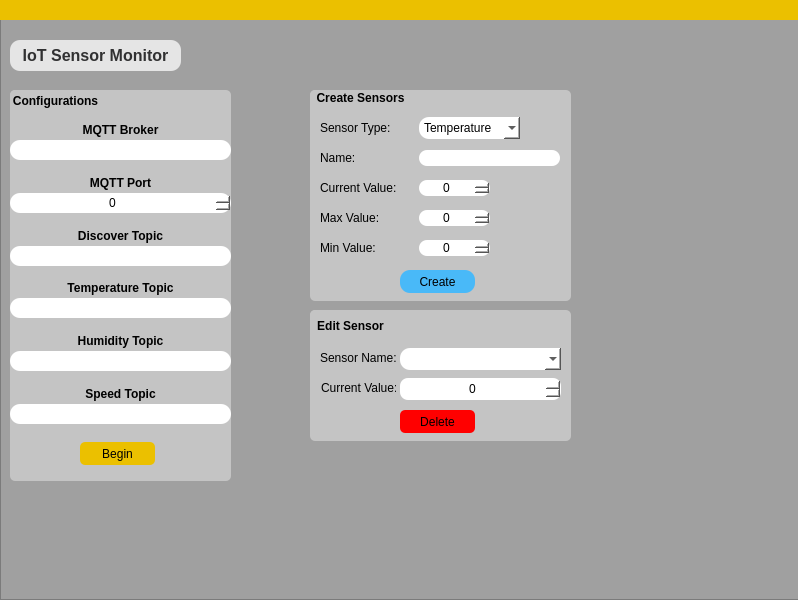
<?xml version="1.0" encoding="UTF-8"?>
<ui version="4.0">
 <class>MainWindow</class>
 <widget class="QMainWindow" name="MainWindow">
  <property name="geometry">
   <rect>
    <x>0</x>
    <y>0</y>
    <width>798</width>
    <height>600</height>
   </rect>
  </property>
  <property name="windowTitle">
   <string>MainWindow</string>
  </property>
  <widget class="QWidget" name="centralwidget">
   <widget class="QFrame" name="frame">
    <property name="geometry">
     <rect>
      <x>0</x>
      <y>0</y>
      <width>800</width>
      <height>600</height>
     </rect>
    </property>
    <property name="styleSheet">
     <string notr="true">background-color: rgb(160, 160, 160);</string>
    </property>
    <property name="frameShape">
     <enum>QFrame::StyledPanel</enum>
    </property>
    <property name="frameShadow">
     <enum>QFrame::Raised</enum>
    </property>
    <widget class="QLabel" name="label">
     <property name="geometry">
      <rect>
       <x>10</x>
       <y>40</y>
       <width>171</width>
       <height>31</height>
      </rect>
     </property>
     <property name="font">
      <font>
       <pointsize>12</pointsize>
       <weight>75</weight>
       <bold>true</bold>
      </font>
     </property>
     <property name="styleSheet">
      <string notr="true">background-color:#E5E5E5;
color: #313132;
border-radius: 10px;
padding-left:5px;
padding-right:5px;</string>
     </property>
     <property name="text">
      <string>IoT Sensor Monitor</string>
     </property>
     <property name="alignment">
      <set>Qt::AlignCenter</set>
     </property>
    </widget>
    <widget class="QFrame" name="frame_2">
     <property name="geometry">
      <rect>
       <x>10</x>
       <y>90</y>
       <width>221</width>
       <height>391</height>
      </rect>
     </property>
     <property name="styleSheet">
      <string notr="true">background-color: rgb(196, 196, 196);
border-radius: 5px;

</string>
     </property>
     <property name="frameShape">
      <enum>QFrame::StyledPanel</enum>
     </property>
     <property name="frameShadow">
      <enum>QFrame::Raised</enum>
     </property>
     <widget class="QWidget" name="verticalLayoutWidget">
      <property name="geometry">
       <rect>
        <x>0</x>
        <y>30</y>
        <width>221</width>
        <height>311</height>
       </rect>
      </property>
      <layout class="QVBoxLayout" name="verticalLayout">
       <item>
        <widget class="QFrame" name="frame_3">
         <property name="frameShape">
          <enum>QFrame::StyledPanel</enum>
         </property>
         <property name="frameShadow">
          <enum>QFrame::Raised</enum>
         </property>
         <widget class="QLineEdit" name="lineEdit_2">
          <property name="geometry">
           <rect>
            <x>0</x>
            <y>20</y>
            <width>221</width>
            <height>20</height>
           </rect>
          </property>
          <property name="styleSheet">
           <string notr="true">background-color: rgb(255, 255, 255);
border-radius: 10px;
</string>
          </property>
         </widget>
         <widget class="QLabel" name="label_3">
          <property name="geometry">
           <rect>
            <x>0</x>
            <y>0</y>
            <width>221</width>
            <height>20</height>
           </rect>
          </property>
          <property name="font">
           <font>
            <weight>75</weight>
            <bold>true</bold>
           </font>
          </property>
          <property name="text">
           <string>MQTT Broker</string>
          </property>
          <property name="alignment">
           <set>Qt::AlignCenter</set>
          </property>
         </widget>
        </widget>
       </item>
       <item>
        <widget class="QFrame" name="frame_4">
         <property name="frameShape">
          <enum>QFrame::StyledPanel</enum>
         </property>
         <property name="frameShadow">
          <enum>QFrame::Raised</enum>
         </property>
         <widget class="QLabel" name="label_8">
          <property name="geometry">
           <rect>
            <x>0</x>
            <y>0</y>
            <width>221</width>
            <height>20</height>
           </rect>
          </property>
          <property name="font">
           <font>
            <weight>75</weight>
            <bold>true</bold>
           </font>
          </property>
          <property name="text">
           <string>MQTT Port</string>
          </property>
          <property name="alignment">
           <set>Qt::AlignCenter</set>
          </property>
         </widget>
         <widget class="QSpinBox" name="spinBox">
          <property name="geometry">
           <rect>
            <x>0</x>
            <y>20</y>
            <width>221</width>
            <height>20</height>
           </rect>
          </property>
          <property name="styleSheet">
           <string notr="true">background-color: rgb(255, 255, 255);
border-radius: 10px;
</string>
          </property>
          <property name="alignment">
           <set>Qt::AlignCenter</set>
          </property>
         </widget>
        </widget>
       </item>
       <item>
        <widget class="QFrame" name="frame_5">
         <property name="frameShape">
          <enum>QFrame::StyledPanel</enum>
         </property>
         <property name="frameShadow">
          <enum>QFrame::Raised</enum>
         </property>
         <widget class="QLabel" name="label_4">
          <property name="geometry">
           <rect>
            <x>0</x>
            <y>0</y>
            <width>221</width>
            <height>20</height>
           </rect>
          </property>
          <property name="font">
           <font>
            <weight>75</weight>
            <bold>true</bold>
           </font>
          </property>
          <property name="text">
           <string>Discover Topic</string>
          </property>
          <property name="alignment">
           <set>Qt::AlignCenter</set>
          </property>
         </widget>
         <widget class="QLineEdit" name="lineEdit_3">
          <property name="geometry">
           <rect>
            <x>0</x>
            <y>20</y>
            <width>221</width>
            <height>20</height>
           </rect>
          </property>
          <property name="styleSheet">
           <string notr="true">background-color: rgb(255, 255, 255);
border-radius: 10px;
</string>
          </property>
         </widget>
        </widget>
       </item>
       <item>
        <widget class="QFrame" name="frame_7">
         <property name="frameShape">
          <enum>QFrame::StyledPanel</enum>
         </property>
         <property name="frameShadow">
          <enum>QFrame::Raised</enum>
         </property>
         <widget class="QLabel" name="label_6">
          <property name="geometry">
           <rect>
            <x>0</x>
            <y>0</y>
            <width>221</width>
            <height>20</height>
           </rect>
          </property>
          <property name="font">
           <font>
            <weight>75</weight>
            <bold>true</bold>
           </font>
          </property>
          <property name="text">
           <string>Temperature Topic</string>
          </property>
          <property name="alignment">
           <set>Qt::AlignCenter</set>
          </property>
         </widget>
         <widget class="QLineEdit" name="lineEdit_5">
          <property name="geometry">
           <rect>
            <x>0</x>
            <y>20</y>
            <width>221</width>
            <height>20</height>
           </rect>
          </property>
          <property name="styleSheet">
           <string notr="true">background-color: rgb(255, 255, 255);
border-radius: 10px;
</string>
          </property>
         </widget>
        </widget>
       </item>
       <item>
        <widget class="QFrame" name="frame_8">
         <property name="frameShape">
          <enum>QFrame::StyledPanel</enum>
         </property>
         <property name="frameShadow">
          <enum>QFrame::Raised</enum>
         </property>
         <widget class="QLabel" name="label_7">
          <property name="geometry">
           <rect>
            <x>0</x>
            <y>0</y>
            <width>221</width>
            <height>20</height>
           </rect>
          </property>
          <property name="font">
           <font>
            <weight>75</weight>
            <bold>true</bold>
           </font>
          </property>
          <property name="text">
           <string>Humidity Topic</string>
          </property>
          <property name="alignment">
           <set>Qt::AlignCenter</set>
          </property>
         </widget>
         <widget class="QLineEdit" name="lineEdit_6">
          <property name="geometry">
           <rect>
            <x>0</x>
            <y>20</y>
            <width>221</width>
            <height>20</height>
           </rect>
          </property>
          <property name="styleSheet">
           <string notr="true">background-color: rgb(255, 255, 255);
border-radius: 10px;
</string>
          </property>
         </widget>
        </widget>
       </item>
       <item>
        <widget class="QFrame" name="frame_6">
         <property name="frameShape">
          <enum>QFrame::StyledPanel</enum>
         </property>
         <property name="frameShadow">
          <enum>QFrame::Raised</enum>
         </property>
         <widget class="QLabel" name="label_5">
          <property name="geometry">
           <rect>
            <x>0</x>
            <y>0</y>
            <width>221</width>
            <height>20</height>
           </rect>
          </property>
          <property name="font">
           <font>
            <weight>75</weight>
            <bold>true</bold>
           </font>
          </property>
          <property name="text">
           <string>Speed Topic</string>
          </property>
          <property name="alignment">
           <set>Qt::AlignCenter</set>
          </property>
         </widget>
         <widget class="QLineEdit" name="lineEdit_4">
          <property name="geometry">
           <rect>
            <x>0</x>
            <y>20</y>
            <width>221</width>
            <height>20</height>
           </rect>
          </property>
          <property name="styleSheet">
           <string notr="true">background-color: rgb(255, 255, 255);
border-radius: 10px;
</string>
          </property>
         </widget>
        </widget>
       </item>
      </layout>
     </widget>
     <widget class="QLabel" name="label_2">
      <property name="geometry">
       <rect>
        <x>0</x>
        <y>0</y>
        <width>91</width>
        <height>21</height>
       </rect>
      </property>
      <property name="font">
       <font>
        <weight>75</weight>
        <bold>true</bold>
       </font>
      </property>
      <property name="text">
       <string>Configurations</string>
      </property>
      <property name="alignment">
       <set>Qt::AlignCenter</set>
      </property>
     </widget>
     <widget class="QPushButton" name="pushButton_3">
      <property name="geometry">
       <rect>
        <x>70</x>
        <y>352</y>
        <width>75</width>
        <height>23</height>
       </rect>
      </property>
      <property name="styleSheet">
       <string notr="true">QPushButton{
border-radius:5px;
background-color: #ebc000;
}

QPushButton:hover{
border-radius:5px;
background-color: #605e5e;
border: 1px solid black;
color: white;
}

QPushButton:pressed{
border-radius:5px;
background-color: #ebc000;
border: 1px solid black;
color: black;
}</string>
      </property>
      <property name="text">
       <string>Begin</string>
      </property>
     </widget>
    </widget>
    <widget class="QFrame" name="frame_9">
     <property name="geometry">
      <rect>
       <x>310</x>
       <y>90</y>
       <width>261</width>
       <height>211</height>
      </rect>
     </property>
     <property name="styleSheet">
      <string notr="true">background-color: rgb(196, 196, 196);
border-radius: 5px;

</string>
     </property>
     <property name="frameShape">
      <enum>QFrame::StyledPanel</enum>
     </property>
     <property name="frameShadow">
      <enum>QFrame::Raised</enum>
     </property>
     <widget class="QLabel" name="label_9">
      <property name="geometry">
       <rect>
        <x>0</x>
        <y>0</y>
        <width>101</width>
        <height>16</height>
       </rect>
      </property>
      <property name="font">
       <font>
        <weight>75</weight>
        <bold>true</bold>
       </font>
      </property>
      <property name="text">
       <string>Create Sensors</string>
      </property>
      <property name="alignment">
       <set>Qt::AlignCenter</set>
      </property>
     </widget>
     <widget class="QComboBox" name="comboBox">
      <property name="geometry">
       <rect>
        <x>109</x>
        <y>27</y>
        <width>101</width>
        <height>22</height>
       </rect>
      </property>
      <property name="styleSheet">
       <string notr="true">background-color: rgb(255, 255, 255);
border-radius: 10px;
</string>
      </property>
      <item>
       <property name="text">
        <string>Temperature</string>
       </property>
      </item>
      <item>
       <property name="text">
        <string>Humidity</string>
       </property>
      </item>
      <item>
       <property name="text">
        <string>Speed</string>
       </property>
      </item>
     </widget>
     <widget class="QLabel" name="label_10">
      <property name="geometry">
       <rect>
        <x>10</x>
        <y>30</y>
        <width>91</width>
        <height>16</height>
       </rect>
      </property>
      <property name="text">
       <string>Sensor Type:</string>
      </property>
     </widget>
     <widget class="QLabel" name="label_11">
      <property name="geometry">
       <rect>
        <x>10</x>
        <y>60</y>
        <width>47</width>
        <height>16</height>
       </rect>
      </property>
      <property name="text">
       <string>Name:</string>
      </property>
     </widget>
     <widget class="QLineEdit" name="lineEdit">
      <property name="geometry">
       <rect>
        <x>109</x>
        <y>60</y>
        <width>141</width>
        <height>16</height>
       </rect>
      </property>
      <property name="styleSheet">
       <string notr="true">background-color: rgb(255, 255, 255);
border-radius: 8px;
</string>
      </property>
     </widget>
     <widget class="QLabel" name="label_12">
      <property name="geometry">
       <rect>
        <x>10</x>
        <y>90</y>
        <width>81</width>
        <height>16</height>
       </rect>
      </property>
      <property name="text">
       <string>Current Value:</string>
      </property>
     </widget>
     <widget class="QSpinBox" name="spinBox_2">
      <property name="geometry">
       <rect>
        <x>109</x>
        <y>90</y>
        <width>71</width>
        <height>16</height>
       </rect>
      </property>
      <property name="styleSheet">
       <string notr="true">background-color: rgb(255, 255, 255);
border-radius: 8px;
</string>
      </property>
      <property name="alignment">
       <set>Qt::AlignCenter</set>
      </property>
     </widget>
     <widget class="QLabel" name="label_13">
      <property name="geometry">
       <rect>
        <x>10</x>
        <y>120</y>
        <width>81</width>
        <height>16</height>
       </rect>
      </property>
      <property name="text">
       <string>Max Value:</string>
      </property>
     </widget>
     <widget class="QSpinBox" name="spinBox_3">
      <property name="geometry">
       <rect>
        <x>109</x>
        <y>120</y>
        <width>71</width>
        <height>16</height>
       </rect>
      </property>
      <property name="styleSheet">
       <string notr="true">background-color: rgb(255, 255, 255);
border-radius: 8px;
</string>
      </property>
      <property name="alignment">
       <set>Qt::AlignCenter</set>
      </property>
     </widget>
     <widget class="QLabel" name="label_14">
      <property name="geometry">
       <rect>
        <x>10</x>
        <y>150</y>
        <width>81</width>
        <height>16</height>
       </rect>
      </property>
      <property name="text">
       <string>Min Value:</string>
      </property>
     </widget>
     <widget class="QSpinBox" name="spinBox_4">
      <property name="geometry">
       <rect>
        <x>109</x>
        <y>150</y>
        <width>71</width>
        <height>16</height>
       </rect>
      </property>
      <property name="styleSheet">
       <string notr="true">background-color: rgb(255, 255, 255);
border-radius: 8px;
</string>
      </property>
      <property name="alignment">
       <set>Qt::AlignCenter</set>
      </property>
     </widget>
     <widget class="QPushButton" name="pushButton">
      <property name="geometry">
       <rect>
        <x>90</x>
        <y>180</y>
        <width>75</width>
        <height>23</height>
       </rect>
      </property>
      <property name="styleSheet">
       <string notr="true">QPushButton{
border-radius:10px;
background-color: #49B9F8;
padding:5px;
}

QPushButton:hover{
border-radius:5px;
background-color: #379ed6;
border: 1px solid black;
color: white;
}

QPushButton:pressed{
border-radius:5px;
background-color: #ebc000;
border: 1px solid black;
color: black;
}</string>
      </property>
      <property name="text">
       <string>Create</string>
      </property>
     </widget>
    </widget>
    <widget class="QFrame" name="frame_10">
     <property name="geometry">
      <rect>
       <x>310</x>
       <y>310</y>
       <width>261</width>
       <height>131</height>
      </rect>
     </property>
     <property name="styleSheet">
      <string notr="true">background-color: rgb(196, 196, 196);
border-radius: 5px;

</string>
     </property>
     <property name="frameShape">
      <enum>QFrame::StyledPanel</enum>
     </property>
     <property name="frameShadow">
      <enum>QFrame::Raised</enum>
     </property>
     <widget class="QLabel" name="label_15">
      <property name="geometry">
       <rect>
        <x>0</x>
        <y>0</y>
        <width>81</width>
        <height>31</height>
       </rect>
      </property>
      <property name="font">
       <font>
        <weight>75</weight>
        <bold>true</bold>
       </font>
      </property>
      <property name="text">
       <string>Edit Sensor</string>
      </property>
      <property name="alignment">
       <set>Qt::AlignCenter</set>
      </property>
     </widget>
     <widget class="QLabel" name="label_16">
      <property name="geometry">
       <rect>
        <x>10</x>
        <y>40</y>
        <width>81</width>
        <height>16</height>
       </rect>
      </property>
      <property name="text">
       <string>Sensor Name:</string>
      </property>
     </widget>
     <widget class="QComboBox" name="comboBox_2">
      <property name="geometry">
       <rect>
        <x>90</x>
        <y>38</y>
        <width>161</width>
        <height>22</height>
       </rect>
      </property>
      <property name="styleSheet">
       <string notr="true">background-color: rgb(255, 255, 255);
border-radius: 10px;
</string>
      </property>
     </widget>
     <widget class="QSpinBox" name="spinBox_5">
      <property name="geometry">
       <rect>
        <x>90</x>
        <y>68</y>
        <width>161</width>
        <height>22</height>
       </rect>
      </property>
      <property name="styleSheet">
       <string notr="true">background-color: rgb(255, 255, 255);
border-radius: 8px;
</string>
      </property>
      <property name="alignment">
       <set>Qt::AlignCenter</set>
      </property>
     </widget>
     <widget class="QLabel" name="label_17">
      <property name="geometry">
       <rect>
        <x>11</x>
        <y>70</y>
        <width>75</width>
        <height>16</height>
       </rect>
      </property>
      <property name="text">
       <string>Current Value:</string>
      </property>
     </widget>
     <widget class="QPushButton" name="pushButton_2">
      <property name="geometry">
       <rect>
        <x>90</x>
        <y>100</y>
        <width>75</width>
        <height>23</height>
       </rect>
      </property>
      <property name="styleSheet">
       <string notr="true">QPushButton{
border-radius:5px;
background-color: red;
}

QPushButton:hover{
border-radius:5px;
background-color: #605e5e;
border: 1px solid black;
color: white;
}

QPushButton:pressed{
border-radius:5px;
background-color: #ebc000;
border: 1px solid black;
color: black;
}</string>
      </property>
      <property name="text">
       <string>Delete</string>
      </property>
     </widget>
    </widget>
    <widget class="QLabel" name="label_18">
     <property name="geometry">
      <rect>
       <x>0</x>
       <y>0</y>
       <width>800</width>
       <height>20</height>
      </rect>
     </property>
     <property name="styleSheet">
      <string notr="true">background-color: #ebc000;</string>
     </property>
     <property name="text">
      <string/>
     </property>
    </widget>
   </widget>
  </widget>
 </widget>
 <resources/>
 <connections/>
</ui>
